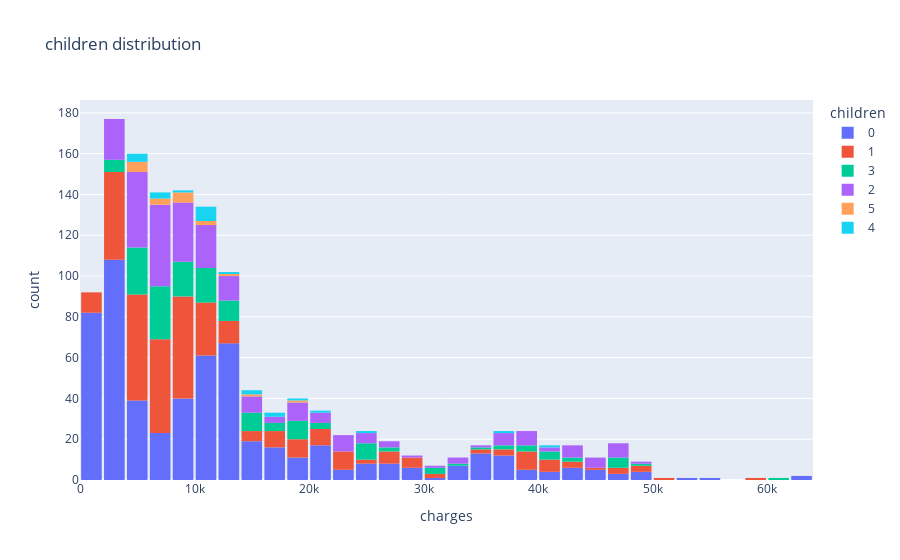

Write notebook code for a chart like this one.
### Code cell
fig = px.histogram(df, x= 'charges', color = 'children' ,title = "children distribution")
fig.update_layout(bargap = 0.1)

### Figure 1 — Plotly figure (JSON) as saved in the notebook; plotly's stock layout.template omitted (floating-point values rounded to 4 significant figures; data arrays with more than 128 entries replaced by an {"elided": "..."} marker saying what was removed)
{"data": [{"alignmentgroup": "True", "bingroup": "x", "hovertemplate": "children=0<br>charges=%{x}<br>count=%{y}<extra></extra>", "legendgroup": "0", "marker": {"color": "#636efa", "pattern": {"shape": ""}}, "name": "0", "offsetgroup": "0", "orientation": "v", "showlegend": true, "type": "histogram", "x": {"elided": "574 float values"}, "xaxis": "x", "yaxis": "y"}, {"alignmentgroup": "True", "bingroup": "x", "hovertemplate": "children=1<br>charges=%{x}<br>count=%{y}<extra></extra>", "legendgroup": "1", "marker": {"color": "#EF553B", "pattern": {"shape": ""}}, "name": "1", "offsetgroup": "1", "orientation": "v", "showlegend": true, "type": "histogram", "x": {"elided": "324 float values"}, "xaxis": "x", "yaxis": "y"}, {"alignmentgroup": "True", "bingroup": "x", "hovertemplate": "children=3<br>charges=%{x}<br>count=%{y}<extra></extra>", "legendgroup": "3", "marker": {"color": "#00cc96", "pattern": {"shape": ""}}, "name": "3", "offsetgroup": "3", "orientation": "v", "showlegend": true, "type": "histogram", "x": {"elided": "157 float values"}, "xaxis": "x", "yaxis": "y"}, {"alignmentgroup": "True", "bingroup": "x", "hovertemplate": "children=2<br>charges=%{x}<br>count=%{y}<extra></extra>", "legendgroup": "2", "marker": {"color": "#ab63fa", "pattern": {"shape": ""}}, "name": "2", "offsetgroup": "2", "orientation": "v", "showlegend": true, "type": "histogram", "x": {"elided": "240 float values"}, "xaxis": "x", "yaxis": "y"}, {"alignmentgroup": "True", "bingroup": "x", "hovertemplate": "children=5<br>charges=%{x}<br>count=%{y}<extra></extra>", "legendgroup": "5", "marker": {"color": "#FFA15A", "pattern": {"shape": ""}}, "name": "5", "offsetgroup": "5", "orientation": "v", "showlegend": true, "type": "histogram", "x": [4688.0, 6799.0, 4831.0, 5080.0, 9789.0, 12590.0, 11550.0, 6666.0, 6654.0, 10100.0, 8966.0, 8597.0, 4915.0, 19020.0, 9222.0, 8582.0, 5615.0, 14480.0], "xaxis": "x", "yaxis": "y"}, {"alignmentgroup": "True", "bingroup": "x", "hovertemplate": "children=4<br>charges=%{x}<br>count=%{y}<extra></extra>", "legendgroup": "4", "marker": {"color": "#19d3f3", "pattern": {"shape": ""}}, "name": "4", "offsetgroup": "4", "orientation": "v", "showlegend": true, "type": "histogram", "x": [4505.0, 11030.0, 10410.0, 8163.0, 11520.0, 24670.0, 10980.0, 10740.0, 7512.0, 17940.0, 40180.0, 12950.0, 14390.0, 17130.0, 4878.0, 7244.0, 36580.0, 5709.0, 11300.0, 4561.0, 11020.0, 6059.0, 15830.0, 21470.0, 19500.0], "xaxis": "x", "yaxis": "y"}], "layout": {"bargap": 0.1, "barmode": "relative", "legend": {"title": {"text": "children"}, "tracegroupgap": 0}, "title": {"text": "children distribution"}, "xaxis": {"anchor": "y", "domain": [0, 1], "title": {"text": "charges"}}, "yaxis": {"anchor": "x", "domain": [0, 1], "title": {"text": "count"}}}}
